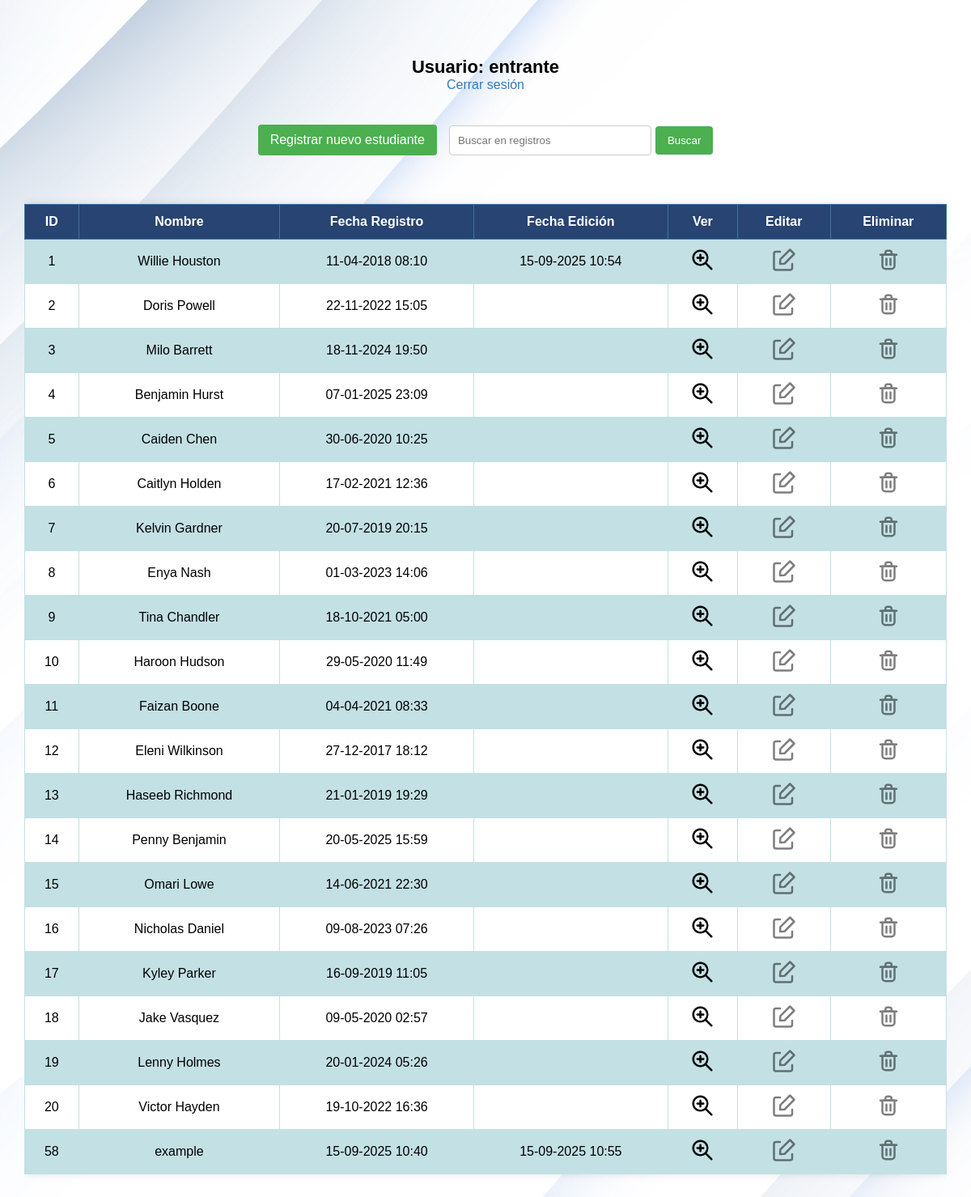
The page /students.php (signed in) on the database its author committed.
### tables this page shows
CREATE TABLE `student` (
  `id_students` int(11) NOT NULL AUTO_INCREMENT,
  `nombre` varchar(50) NOT NULL,
  `id_sexo` int(11) DEFAULT NULL,
  `especifique` varchar(255) DEFAULT '',
  `edad` int(3) NOT NULL,
  `nacimiento` date NOT NULL,
  `id_paises` int(11) DEFAULT NULL,
  `telefono` varchar(14) NOT NULL,
  `correo` varchar(50) NOT NULL,
  `domicilio` varchar(255) NOT NULL,
  `foto` varchar(255) NOT NULL,
  `lista` varchar(255) NOT NULL,
  `excel` varchar(255) NOT NULL,
  `fecha_acceso` timestamp NULL DEFAULT current_timestamp(),
  `fecha_registro` timestamp NOT NULL DEFAULT current_timestamp(),
  `id_usuario_registro` int(11) DEFAULT NULL,
  `fecha_edicion` timestamp NULL DEFAULT NULL,
  `id_usuario_editor` int(11) DEFAULT NULL,
  `visible` int(11) NOT NULL DEFAULT 1,
  `fecha_borrado` timestamp NOT NULL DEFAULT current_timestamp(),
  `id_usuario_borrador` int(11) DEFAULT NULL,
  PRIMARY KEY (`id_students`),
  KEY `id_paises` (`id_paises`),
  KEY `id_sexo` (`id_sexo`),
  CONSTRAINT `student_ibfk_1` FOREIGN KEY (`id_paises`) REFERENCES `paises` (`id_paises`) ON DELETE CASCADE ON UPDATE CASCADE,
  CONSTRAINT `student_ibfk_2` FOREIGN KEY (`id_sexo`) REFERENCES `sexo` (`id_sexo`) ON DELETE CASCADE ON UPDATE CASCADE
);

### students.php (the view, shortened to what this page needs)
<?php
require_once 'conn.php';
$conn = new mysqli($servername, $username, $db_password, $dbname, $port);
$conn->set_charset("utf8mb4");
$id_usuario = $_SESSION["id_perfil"] ?? 0;
$permiso_editar = ($id_usuario == 1 || $id_usuario == 2);
$permiso_borrar = ($id_usuario == 1);
$search_query = isset($_GET['search_query']) ? trim($_GET['search_query']) : '';
$where_condition = "WHERE s.visible = 1";
$sql = "
SELECT
  s.id_students   AS ID,
  s.nombre        AS Nombre,
  DATE_FORMAT(s.fecha_registro, '%d-%m-%Y %H:%i') AS Fecha_Registro,
  DATE_FORMAT(s.fecha_edicion, '%d-%m-%Y %H:%i') AS Fecha_Edicion
FROM student s
JOIN sexo sex ON s.id_sexo = sex.id_sexo
JOIN paises p ON s.id_paises = p.id_paises
$where_condition
ORDER BY s.id_students
";
$result = $conn->query($sql);
if ($result->num_rows > 0) {
  echo "<div class='user-header'>";
  echo "<h2>Usuario: <strong>" . htmlspecialchars($_SESSION["usuario"]) . "</strong></h2>";
  echo "<a href='login.php?action=logout'>Cerrar sesión</a>";
  echo "</div>";
  echo "<div style='text-align: center;'>";
  echo "<a href='Registro.php' class='new-student-btn'>Registrar nuevo estudiante</a>";
  echo "<div class='search-container'>";
  echo "<form action='students.php' method='GET' class='search-form'>";
  echo "<input type='text' name='search_query' placeholder='Buscar en registros' value='" . htmlspecialchars($search_query) . "'>";
  echo "<button type='submit'>Buscar</button>";
  echo "</form>";
  echo "</div>";
  echo "</div>";
  echo "<div class='table-container'>";
  echo "<table class='students-table'>";
  echo "<tr>
        <th>ID</th>
        <th>Nombre</th>
        <th>Fecha Registro</th>
        <th>Fecha Edición</th>
        <th>Ver</th>
        <th>Editar</th>
        <th>Eliminar</th>
      </tr>";
  while ($row = $result->fetch_assoc()) {
    echo "<tr>";
    echo "<td>" . $row['ID'] . "</td>";
    if (!empty($search_query)) {
      $highlighted_name = preg_replace("/(" . preg_quote($search_query, '/') . ")/i", "<mark>$1</mark>", htmlspecialchars($row['Nombre']));
      echo "<td>" . $highlighted_name . "</td>";
    } else {
      echo "<td>" . htmlspecialchars($row['Nombre']) . "</td>";
    }
    echo "<td>" . $row['Fecha_Registro'] . "</td>";
    echo "<td>" . ($row['Fecha_Edicion'] ? $row['Fecha_Edicion'] : '') . "</td>";
    echo "<td>
            <a href='student_information.php?id=" . $row['ID'] . "' class='btn-table'>
                <img src='./templates/magnifying.png' width='30' alt='Ver detalles' title='Ver detalles'>
            </a>
          </td>";
    if ($permiso_editar) {
      echo "<td>
                <a href='editar_registro.php?id=" . $row['ID'] . "' class='btn-table'>
                    <img src='./templates/edit.svg' width='30' alt='Editar registro' title='Editar registro'>
                </a>
              </td>";
    } else {
      echo "<td>
                <span class='btn-table disabled' style='opacity: 0.5; cursor: not-allowed;'>
                    <img src='./templates/edit.svg' width='30' alt='Sin permisos para editar' title='Sin permisos para editar'>
                </span>
              </td>";
    }
    if ($permiso_borrar) {
      echo "<td>
                <a href='gestion.php?action=eliminar&id=" . $row['ID'] . "' class='btn-table' onclick='return confirm(\"¿Estás seguro de eliminar este registro?\")'>
                    <img src='./templates/delete.svg' width='30' alt='Eliminar registro' title='Eliminar registro'>
                </a>
              </td>";
    } else {
      echo "<td>
                <span class='btn-table disabled' style='opacity: 0.5; cursor: not-allowed;'>
                    <img src='./templates/delete.svg' width='30' alt='Sin permisos para eliminar' title='Sin permisos para eliminar'>
                </span>
              </td>";
    }
    echo "</tr>";
  }
  echo "</table>";
  echo "</div>";
}
?>
<!DOCTYPE html>
<html lang="es">
<head>
  <link rel="stylesheet" href="style.css" media="screen" />
</head>
<body>
</body>
</html>

### style.css (style rules this page uses)
body { font-family: Arial, sans-serif; margin: 10px; padding: 20px; background-image: url('templates/White.jpg'); background-size: cover; background-position: center; background-repeat: no-repeat; background-attachment: fixed; }
h2 { text-align: center; color: #000000; }
table { padding: 5px; font-family: arial, sans-serif; border: 1px solid #ddd; width: 100%; background-color: rgba(255, 255, 255, 0.9); border-collapse: collapse; margin: 20px 0; }
th { background-color: mediumspringgreen; border: 3px solid #e51919; text-align: center; padding: 8px; }
td { border: 3px solid #e51919; text-align: center; padding: 8px; }
tr { background-color: rgba(240, 240, 240, 0.9); }
tr:nth-child(even) { background-color: rgba(220, 220, 220, 0.9); }
.user-header { max-width: 600px; margin: 20px auto; text-align: center; padding: 20px; margin-bottom: 20px; background-color: transparent; }
.user-header h2 { color: #000; font-size: 22px; margin: 0; }
.user-header a { color: #337ab7; text-decoration: none; }
.new-student-btn { background-color: #4CAF50; color: white; padding: 10px 15px; text-decoration: none; border-radius: 4px; display: inline-block; margin-bottom: 20px; }
.table-container { overflow-x: auto; margin: 20px 0; }
.students-table { width: 100%; border-collapse: collapse; font-family: Arial, sans-serif; box-shadow: 0 0 10px rgba(0, 0, 0, 0.1); }
.students-table th { background-color: #274472; color: white; padding: 12px; text-align: center; font-weight: bold; border: 1px solid #41729f; }
.students-table td { padding: 10px; text-align: center; border: 1px solid #c3e0e5; }
.students-table tr:nth-child(even) { background-color: #c3e0e5; }
.students-table tr:nth-child(odd) { background-color: #ffffff; }
.students-table a { color: #274472; text-decoration: none; transition: color 0.3s; }
.btn-table { background-color: transparent; padding: 1px; border-radius: 3px; text-decoration: none; color: #000; }
.search-container { display: inline-block; margin-left: 15px; }
.search-form { display: flex; align-items: center; }
.search-form input[type="text"] { padding: 10px; border: 1px solid #ccc; border-radius: 4px; margin-right: 5px; width: 250px; }
.search-form button { padding: 10px 15px; background-color: #4CAF50; color: white; border: none; border-radius: 4px; cursor: pointer; }

### rows shown on the page
student: id_students "1", nombre "Willie Houston", Fecha_Registro "11-04-2018 08:10", Fecha_Edicion "15-09-2025 10:54"
student: id_students "2", nombre "Doris Powell", Fecha_Registro "22-11-2022 15:05"
student: id_students "3", nombre "Milo Barrett", Fecha_Registro "18-11-2024 19:50"
student: id_students "4", nombre "Benjamin Hurst", Fecha_Registro "07-01-2025 23:09"
student: id_students "5", nombre "Caiden Chen", Fecha_Registro "30-06-2020 10:25"
student: id_students "6", nombre "Caitlyn Holden", Fecha_Registro "17-02-2021 12:36"
student: id_students "7", nombre "Kelvin Gardner", Fecha_Registro "20-07-2019 20:15"
student: id_students "8", nombre "Enya Nash", Fecha_Registro "01-03-2023 14:06"
student: id_students "9", nombre "Tina Chandler", Fecha_Registro "18-10-2021 05:00"
student: id_students "10", nombre "Haroon Hudson", Fecha_Registro "29-05-2020 11:49"
student: id_students "11", nombre "Faizan Boone", Fecha_Registro "04-04-2021 08:33"
student: id_students "12", nombre "Eleni Wilkinson", Fecha_Registro "27-12-2017 18:12"
student: id_students "13", nombre "Haseeb Richmond", Fecha_Registro "21-01-2019 19:29"
student: id_students "14", nombre "Penny Benjamin", Fecha_Registro "20-05-2025 15:59"
student: id_students "15", nombre "Omari Lowe", Fecha_Registro "14-06-2021 22:30"
student: id_students "16", nombre "Nicholas Daniel", Fecha_Registro "09-08-2023 07:26"
student: id_students "17", nombre "Kyley Parker", Fecha_Registro "16-09-2019 11:05"
student: id_students "18", nombre "Jake Vasquez", Fecha_Registro "09-05-2020 02:57"
student: id_students "19", nombre "Lenny Holmes", Fecha_Registro "20-01-2024 05:26"
student: id_students "20", nombre "Victor Hayden", Fecha_Registro "19-10-2022 16:36"
student: id_students "58", nombre "example", Fecha_Registro "15-09-2025 10:40", Fecha_Edicion "15-09-2025 10:55"

### other values the page prints
$_SESSION["usuario"] "entrante"
